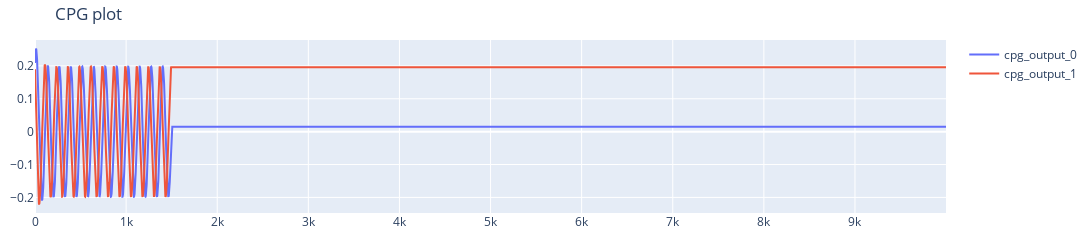

Write notebook code for a chart like this one.
### Code cell
cpg = CPG_AFDC()
cpg_output_0 = []
cpg_output_1 = []
online_imitated_paths = {'TR0':[], 'CR0':[], 'FR0':[]}
for i in range(10000):
    

    if i < 1500:
        cpg.s = 1.0
        cpg.w00 = cpg.alpha * np.cos(0.05)
        cpg.w01 = cpg.alpha * np.sin(0.05)
        cpg.w10 = cpg.alpha * (-np.sin(0.05))
        cpg.w11 = cpg.alpha * np.cos(0.05)
        cpg.update_cpg_so2(0.0)      # phi would be equal when learning
    elif i > 1500:
        cpg.s = 1000.0
        cpg.w00 = 0.001
        cpg.w01 = 0 
        cpg.w10 = 0 
        cpg.w11 = 0.001 
        cpg.update_cpg_so2(0.0)


        
    cpg_output_0.append(cpg.out0_t)
    cpg_output_1.append(cpg.out1_t)
    
    
fig = go.Figure()
fig = make_subplots(rows=1, cols=1, shared_xaxes=False)
fig.update_layout(height=200, width=1100, title="CPG plot")
fig.update_layout(margin=dict(l=10, r=10, t=40, b=10))  # Reduce margins

fig.add_trace(go.Scatter( y=cpg_output_0, mode='lines', name=f'cpg_output_0'), row=1, col=1)
fig.add_trace(go.Scatter( y=cpg_output_1, mode='lines', name=f'cpg_output_1'), row=1, col=1)

### Figure 1 — Plotly figure (JSON) as saved in the notebook; plotly's stock layout.template omitted (floating-point values rounded to 4 significant figures; data arrays with more than 128 entries replaced by an {"elided": "..."} marker saying what was removed)
{"data": [{"mode": "lines", "name": "cpg_output_0", "type": "scatter", "xaxis": "x", "y": {"elided": "10000 float values"}, "yaxis": "y"}, {"mode": "lines", "name": "cpg_output_1", "type": "scatter", "xaxis": "x", "y": {"elided": "10000 float values"}, "yaxis": "y"}], "layout": {"height": 200, "margin": {"b": 10, "l": 10, "r": 10, "t": 40}, "title": {"text": "CPG plot"}, "width": 1100, "xaxis": {"anchor": "y", "domain": [0, 1]}, "yaxis": {"anchor": "x", "domain": [0, 1]}}}
